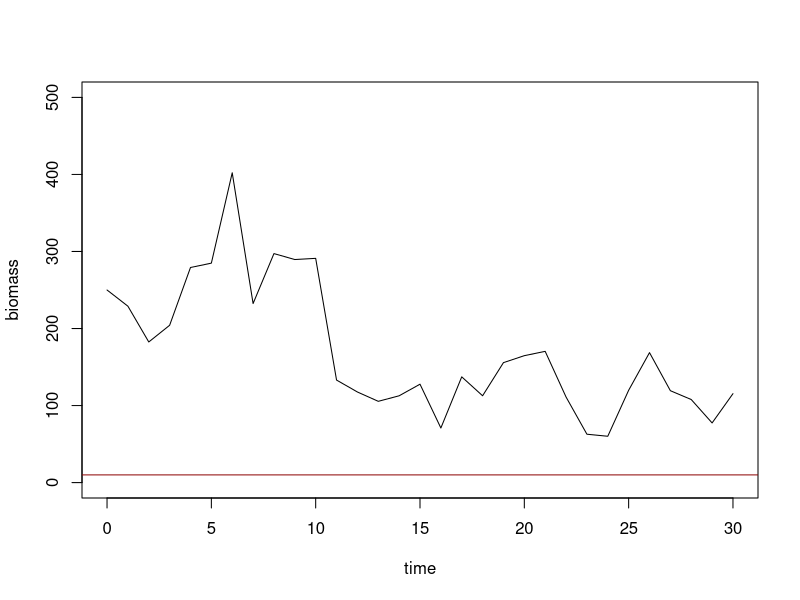
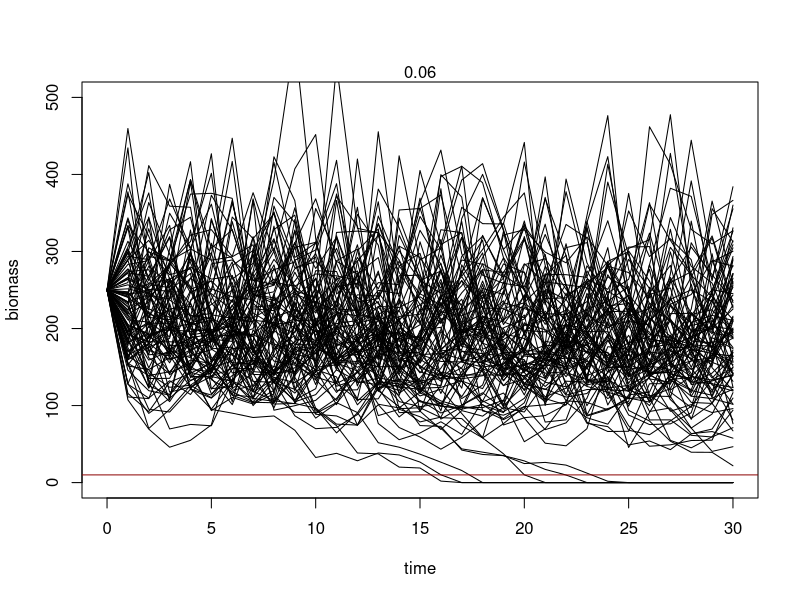
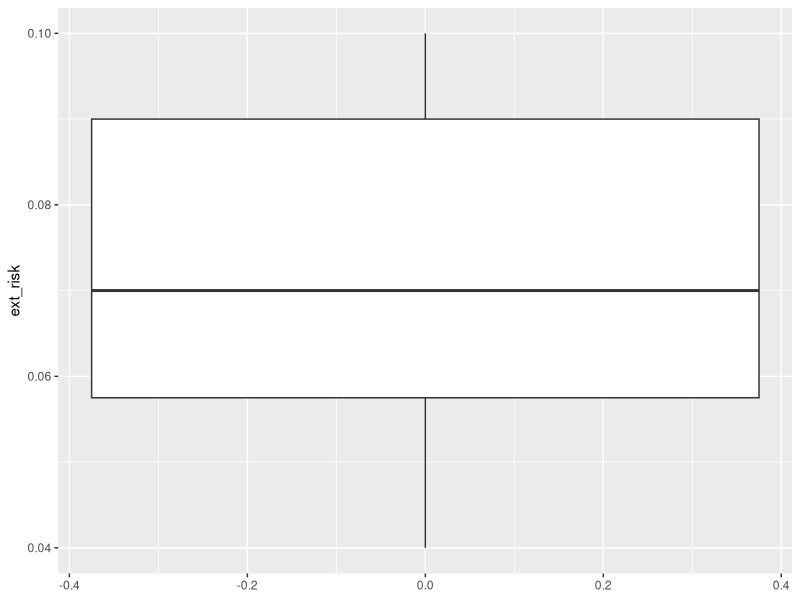
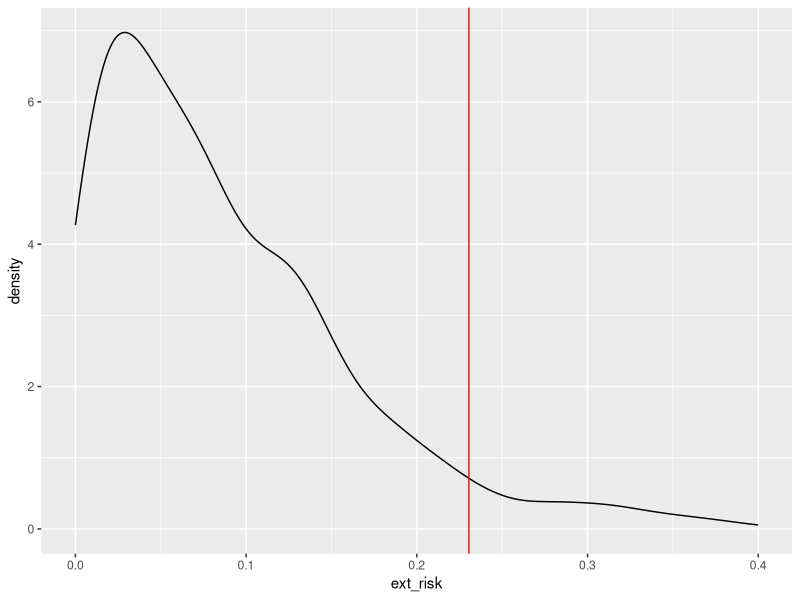
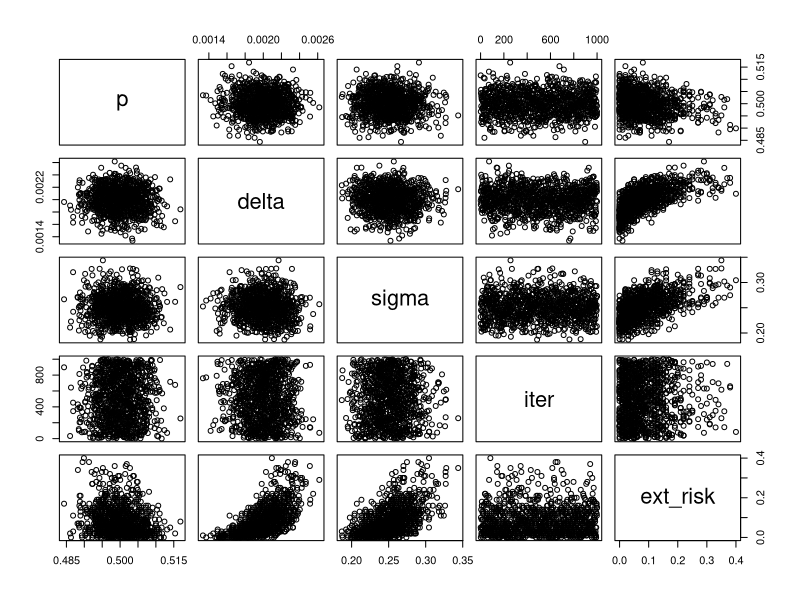

Reproduce these figures in R, in order.
## ---- chunk 1
library("ggplot2")
## ---- chunk 2
# parameters
p = 0.5
delta = 0.002
sigma = 0.25

# input variables
B0 = 250
C = 22
GL = 30
time = 0:GL
qext = 10

B = rep(0, GL+1)
B[1] = B0
## ---- chunk 3
for (t in 1:GL) {
  # equation of Biomass
  B[t+1] <- B[t] * exp(p - delta * B[t] + rnorm(1, 0, sigma)) - C
  B[t+1] = max(0, B[t+1])
}
## ---- chunk 4
plot(time, B, ylab = "biomass", type = "l", ylim = c(0,500))
abline(h = qext, col = "darkred")
## ---- chunk 5
# model multiple times
niter = 100
below = rep(0, niter) # counter of quasi-extinction

for (i in 1:niter) {
  for (t in 1:GL) {
    # equation of Biomass
    B[t+1] <- B[t] * exp(p - delta * B[t] + rnorm(1, 0, sigma)) - C
    B[t+1] = max(0, B[t+1])
  }
  below[i] = max(B < qext)
  if(i == 1) {
    plot(time, B, ylab = "biomass", type = "l", ylim = c(0,500))
  } else {
    lines(time, B)
  }
}
abline(h = qext, col = "darkred")

quasi_extinction_risk = mean(below)
mtext(quasi_extinction_risk)
## ---- chunk 6
quasi_extinction_risk
## ---- chunk 7
niter = 100
par <- data.frame(p = 0.5, delta = 0.002, sigma = 0.25)

calc_risk <- function(par) {
  below = rep(0, niter) # counter of quasi-extinction
  for (i in 1:niter) {
    for (t in 1:GL) {
      # equation of Biomass
      B[t+1] <- B[t] * exp(par$p - par$delta * B[t] + rnorm(1, 0, par$sigma)) - C
      B[t+1] = max(0, B[t+1])
    }
    below[i] = max(B < qext)
  }
  return (mean(below))
}
## ---- chunk 8
niter_rep <- 20
df_sim <- data.frame(ext_risk <- replicate(niter_rep, calc_risk(par)))
## ---- chunk 9
summary(df_sim$ext_risk)
## ---- chunk 10
ggplot(df_sim, aes(y=ext_risk)) +
         geom_boxplot()
## ---- chunk 11
# Uncertainty in parameters
niter = 100
par <- data.frame(p = 0.5, delta = 0.002, sigma = 0.25)

calc_risk <- function(par) {
  below = rep(0, niter) # counter of quasi-extinction
  for (i in 1:niter) {
    for (t in 1:GL) {
      # equation of Biomass
      B[t+1] <- B[t] * exp(par$p - par$delta * B[t] + rnorm(1, 0, par$sigma)) - C
      B[t+1] = max(0, B[t+1])
    }
    below[i] = max(B < qext)
  }
  return (mean(below))
}
## ---- chunk 12
niter_epi <- 1000

df_par <- data.frame(p = rnorm(n = niter_epi, mean = 0.5, sd = 0.005),
  delta = rnorm(n = niter_epi, mean = 0.002, sd = 0.0002),
  sigma = rlnorm(n = niter_epi, mean = log(0.25), sd = 0.1), # log-normal distribution
  iter =  1:niter_epi)
## ---- chunk 13
# calculate 
ext_risk = rep(0, niter_epi)

for (j in 1:niter_epi) {
  ext_risk[j] = calc_risk(df_par[j,]) 
}

df_mc = data.frame(df_par, ext_risk=ext_risk)
## ---- chunk 14
ggplot(df_mc, aes(x=ext_risk)) +
  # geom_histogram() +
  geom_density() +
  geom_vline(xintercept=quantile(df_mc$ext_risk, probs = 0.95), col = "#ed1b0c")
## ---- chunk 15
plot(df_mc)
cor(df_mc)
